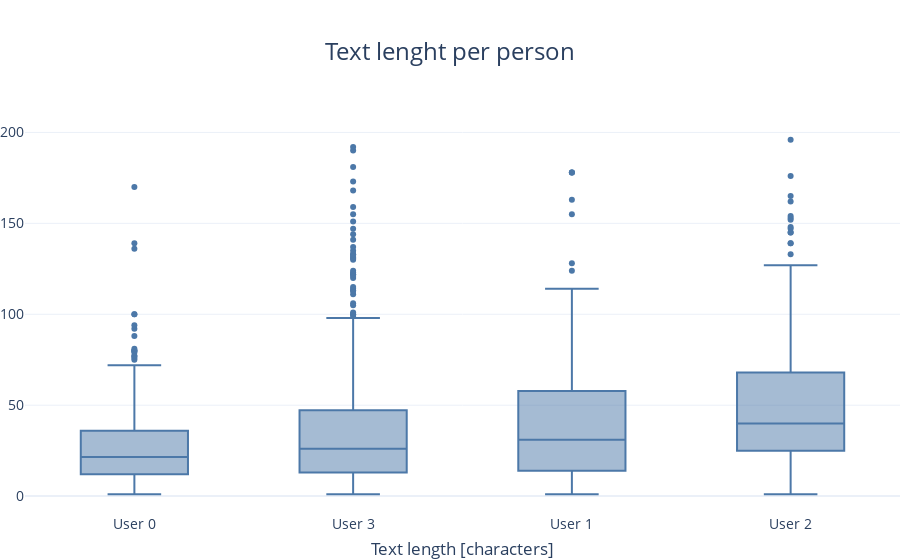

This figure's notebook cell:
### Code cell
box1=P.boxplot(data = data, y="text_length", x="person", title_text="Text lenght per person", xaxis_title="Text length [characters]")
box1.show()

### Figure 1 — Plotly figure (JSON) as saved in the notebook; plotly's stock layout.template omitted (floating-point values rounded to 4 significant figures; data arrays with more than 128 entries replaced by an {"elided": "..."} marker saying what was removed)
{"data": [{"alignmentgroup": "True", "hovertemplate": "person=%{x}<br>text_length=%{y}<extra></extra>", "legendgroup": "", "marker": {"color": "#4C78A8"}, "name": "", "notched": false, "offsetgroup": "", "orientation": "v", "showlegend": false, "type": "box", "x": {"elided": "1424 str values"}, "x0": " ", "xaxis": "x", "y": {"elided": "1424 int values"}, "y0": " ", "yaxis": "y"}], "layout": {"autosize": true, "boxmode": "group", "font": {"size": 14}, "legend": {"orientation": "h", "tracegroupgap": 0, "y": -0.3}, "margin": {"b": 0, "l": 0, "r": 0, "t": 120}, "title": {"font": {"size": 24}, "text": "Text lenght per person", "x": 0.5}, "xaxis": {"anchor": "y", "domain": [0, 1], "title": {"text": "Text length [characters]"}}, "yaxis": {"anchor": "x", "domain": [0, 1], "title": {}}}}
